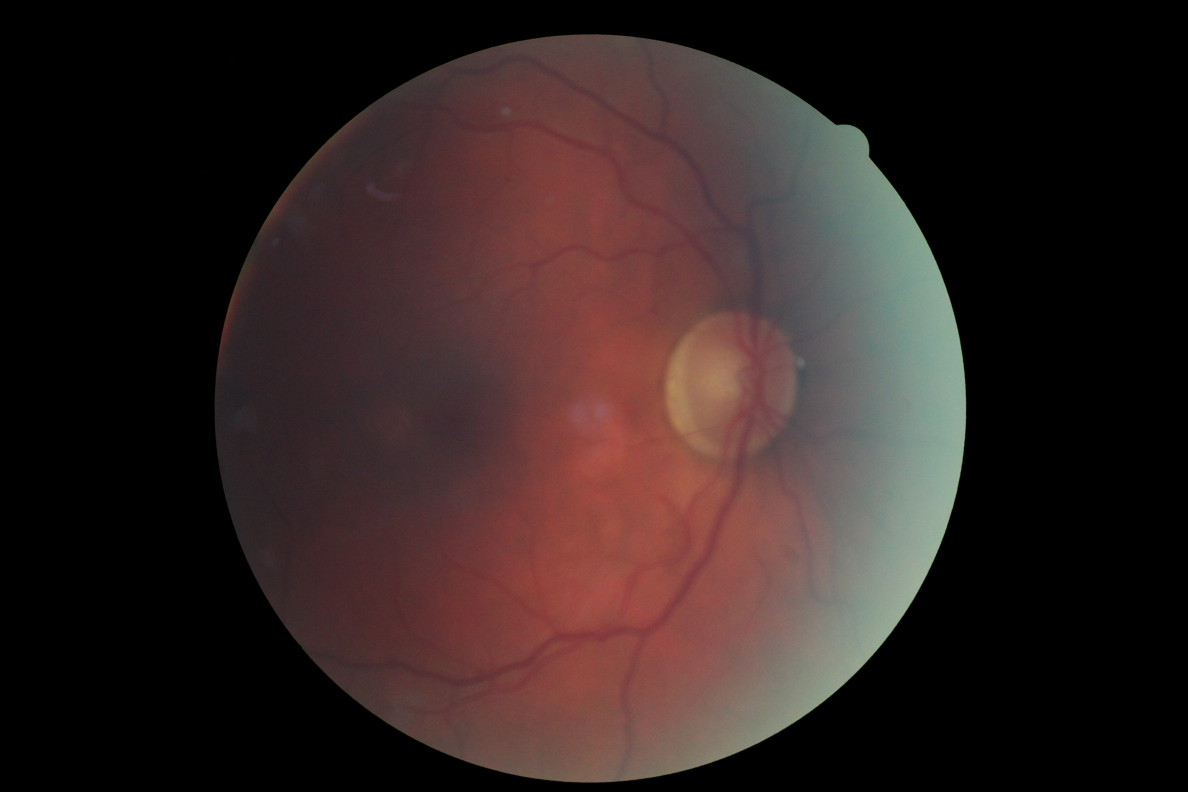
#> input picture notebooks/test.jpeg, 4752 x 3168 px (shown at 1/4 size); its folder holds only this picture in this run
$ python -i preprocessing.py   (imports and definitions only)
#> lines starting #> are read from the running program, lines starting #| are printed output that depends on the picture; after the words box and inside, x2 and y2 are one past the last pixel; in counts of white or black regions, pixels touching at a corner belong together
#> in aug_8, image is the input picture: shape (3168, 4752, 3); mean B, G, R 33.7, 35.2, 49.3
# libraries

import os
import cv2
import glob
import numpy as np
import multiprocessing as mp

# functions


def crop_image_from_gray(img, tol=7):
    """
    Crop out black borders
    https://www.kaggle.com/ratthachat/aptos-updated-preprocessing-ben-s-cropping
    """
#> called with tol = 7

    if img.ndim == 2:
        mask = img > tol
        return img[np.ix_(mask.any(1), mask.any(0))]
    elif img.ndim == 3:
        gray_img = cv2.cvtColor(img, cv2.COLOR_BGR2GRAY)
        mask = gray_img > tol
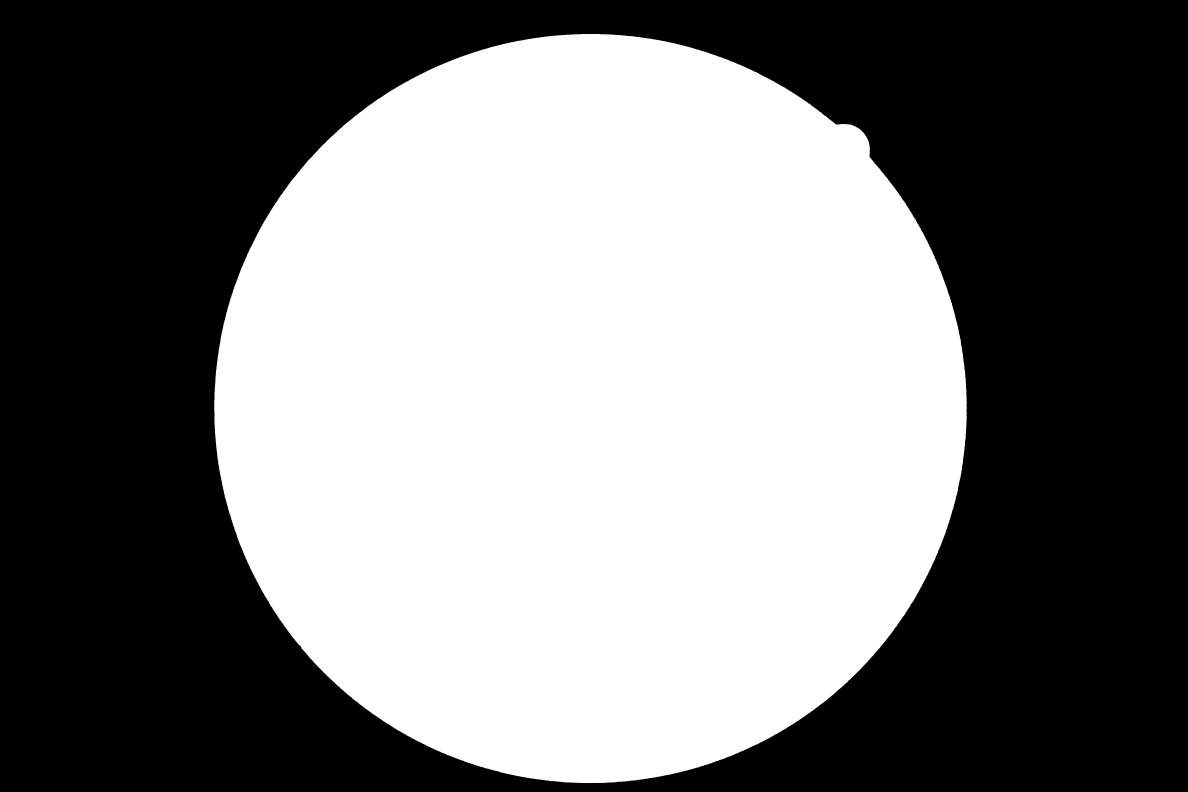
#> mask: shape (3168, 4752) bool (shown at 1/4 size); 47.1% white; 10 white regions (9 under 20 px), largest, box (x1, y1, x2, y2) and area: (857, 136, 3867, 3133) 7088746
        check_shape = img[:, :, 0][np.ix_(mask.any(1), mask.any(0))].shape[0]
#> check_shape = 2997
        if check_shape == 0:
            return img
        else:
            img1 = img[:, :, 0][np.ix_(mask.any(1), mask.any(0))]
            img2 = img[:, :, 1][np.ix_(mask.any(1), mask.any(0))]
            img3 = img[:, :, 2][np.ix_(mask.any(1), mask.any(0))]
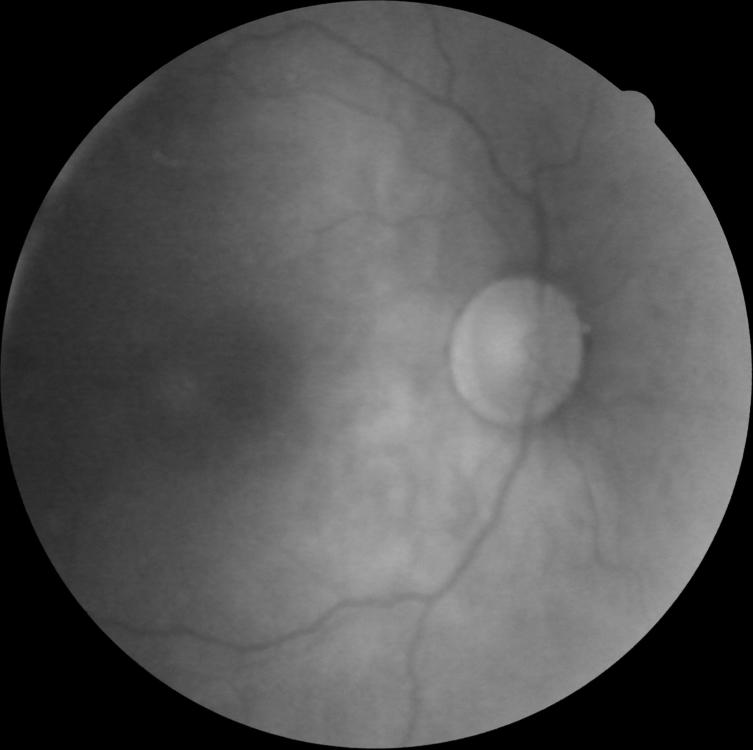
#> img3: shape (2997, 3010) (shown at 1/4 size); min 0, max 183, mean 82.2
            img = np.stack([img1, img2, img3], axis=-1)
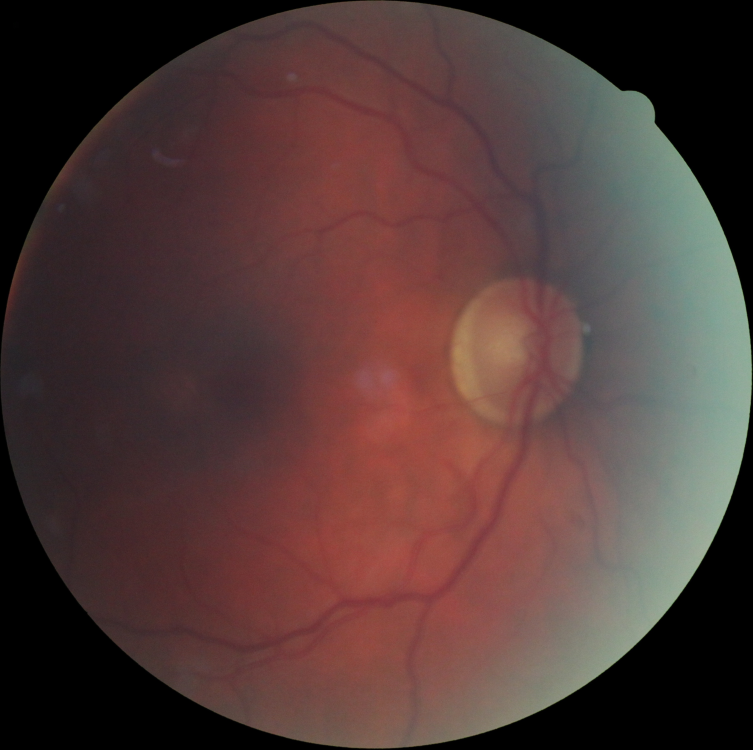
#> img: shape (2997, 3010, 3) (shown at 1/4 size); mean B, G, R 56.2, 58.8, 82.2
        return img


# [224 lines left out: functions scaleRadius, aug_0, aug_1, aug_2, aug_3, aug_4 and 3 more, not called in this run]


def aug_8(img_path):
    """
    Cropping, dissect into 4, apply CLAHE, median blur across all channels
    Based on https://www.sciencedirect.com/science/article/pii/S2212017313005781
    """

    image = cv2.imread(img_path)
    image = crop_image_from_gray(image)

    height, width, depth = image.shape
#> height = 2997; width = 3010; depth = 3

    q1 = image[0 : int(height / 2), 0 : int(width / 2)]
    q2 = image[0 : int(height / 2), int(width / 2) :]
    q3 = image[int(height / 2) :, 0 : int(width / 2)]
    q4 = image[int(height / 2) :, int(width / 2) :]

    clahe = cv2.createCLAHE(clipLimit=2.0, tileGridSize=(8, 8))

    q1 = cv2.cvtColor(q1, cv2.COLOR_BGR2LAB)
#> q1: shape (1498, 1505, 3); mean of channels 0, 1, 2 49.6, 139, 132.1
    q1[..., 0] = clahe.apply(q1[..., 0])
#> q1: shape (1498, 1505, 3); mean of channels 0, 1, 2 59.5, 139, 132.1
    q1 = cv2.cvtColor(q1, cv2.COLOR_LAB2BGR)
    k = np.min(q1.shape[0:2]) // 20 * 2 + 1
#> k = 149
    bg = cv2.medianBlur(q1, k)
    q1 = cv2.addWeighted(q1, 4, bg, -4, 128)

    q2 = cv2.cvtColor(q2, cv2.COLOR_BGR2LAB)
#> q2: shape (1498, 1505, 3); mean of channels 0, 1, 2 82.1, 133.7, 132.6
    q2[..., 0] = clahe.apply(q2[..., 0])
#> q2: shape (1498, 1505, 3); mean of channels 0, 1, 2 87.7, 133.7, 132.6
    q2 = cv2.cvtColor(q2, cv2.COLOR_LAB2BGR)
    k = np.min(q2.shape[0:2]) // 20 * 2 + 1
    bg = cv2.medianBlur(q2, k)
    q2 = cv2.addWeighted(q2, 4, bg, -4, 128)
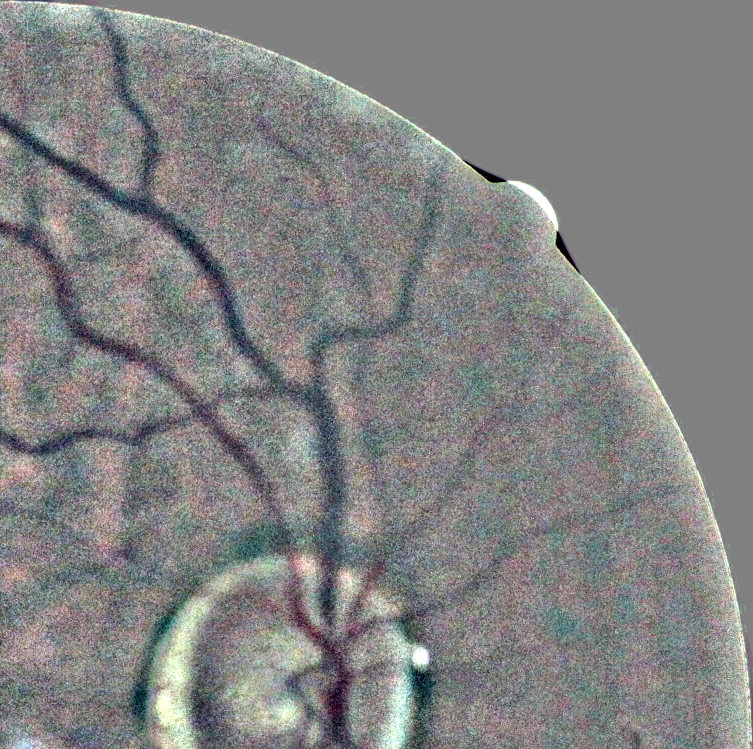
#> q2: shape (1498, 1505, 3) (shown at 1/2 size); mean B, G, R 130, 130.2, 129.9

    q3 = cv2.cvtColor(q3, cv2.COLOR_BGR2LAB)
#> q3: shape (1499, 1505, 3); mean of channels 0, 1, 2 53.9, 141, 134.2
    q3[..., 0] = clahe.apply(q3[..., 0])
#> q3: shape (1499, 1505, 3); mean of channels 0, 1, 2 63.7, 141, 134.2
    q3 = cv2.cvtColor(q3, cv2.COLOR_LAB2BGR)
    k = np.min(q3.shape[0:2]) // 20 * 2 + 1
    bg = cv2.medianBlur(q3, k)
#> bg: shape (1499, 1505, 3)
    q3 = cv2.addWeighted(q3, 4, bg, -4, 128)

    q4 = cv2.cvtColor(q4, cv2.COLOR_BGR2LAB)
#> q4: shape (1499, 1505, 3); mean of channels 0, 1, 2 94.6, 137.9, 136.6
    q4[..., 0] = clahe.apply(q4[..., 0])
#> q4: shape (1499, 1505, 3); mean of channels 0, 1, 2 98.3, 137.9, 136.6
    q4 = cv2.cvtColor(q4, cv2.COLOR_LAB2BGR)
    k = np.min(q4.shape[0:2]) // 20 * 2 + 1
    bg = cv2.medianBlur(q4, k)
    q4 = cv2.addWeighted(q4, 4, bg, -4, 128)
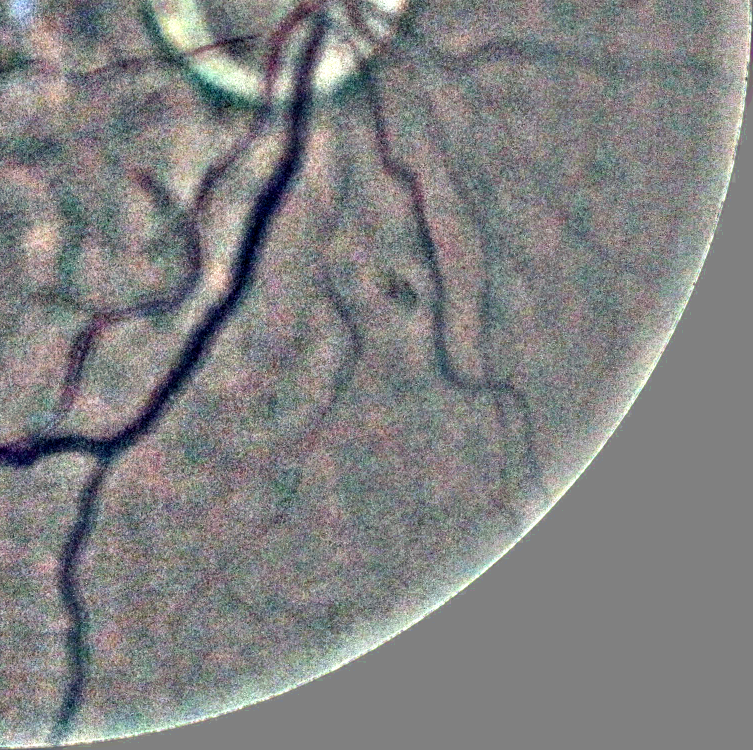
#> q4: shape (1499, 1505, 3) (shown at 1/2 size); mean B, G, R 130, 129.8, 129.5

    h1 = np.concatenate((q1, q2), axis=1)
    h2 = np.concatenate((q3, q4), axis=1)
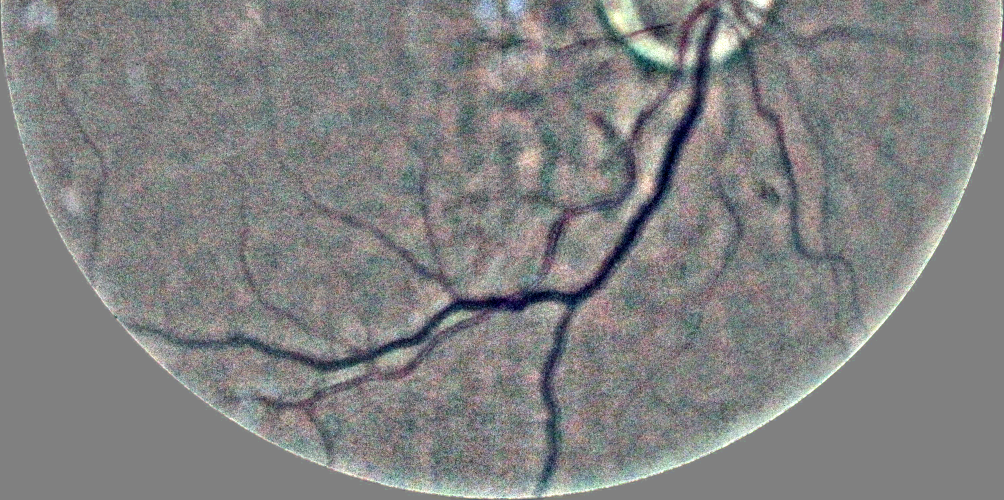
#> h2: shape (1499, 3010, 3) (shown at 1/3 size); mean B, G, R 129.8, 129.6, 129.4
    image = np.concatenate((h1, h2), axis=0)
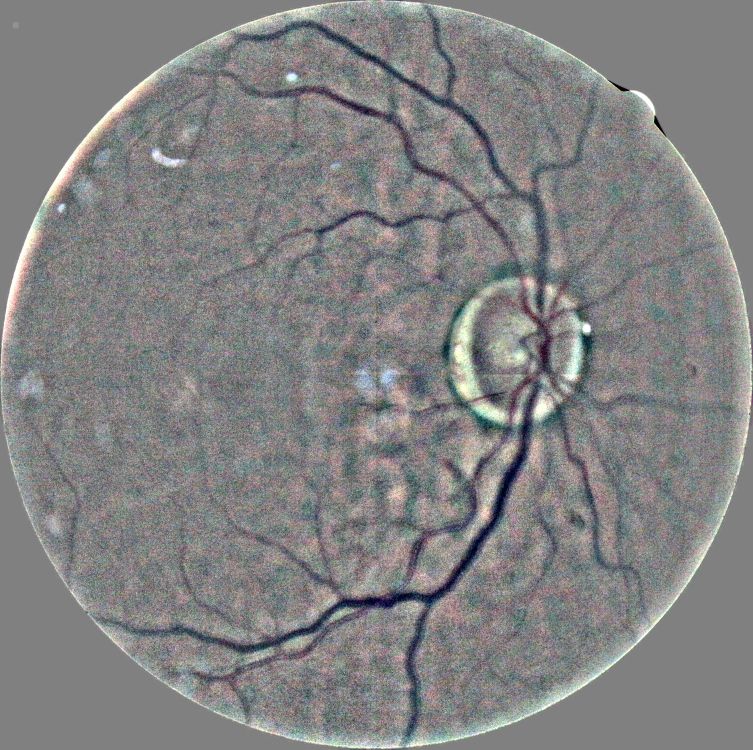
#> image: shape (2997, 3010, 3) (shown at 1/4 size); mean B, G, R 130, 130, 129.8

    cv2.imwrite(
        "/media/ains/dec4dfd1-4e1b-4f58-8203-1e4a2fb67acf/preprocessing_experiment/aug_8/{}".format(
            os.path.basename(img_path)
        ),
        image,
    )


# [46 lines left out: functions aug_9, aug_10, not called in this run]


"""
images = glob.glob('/home/ains/PycharmProjects/aptos2019/data/aptos2019-blindness-detection/train_images/*.png')

pool = mp.Pool(mp.cpu_count())
pool.map(aug_2, images)
pool.close()
"""

>>> result = aug_8('notebooks/test.jpeg')
